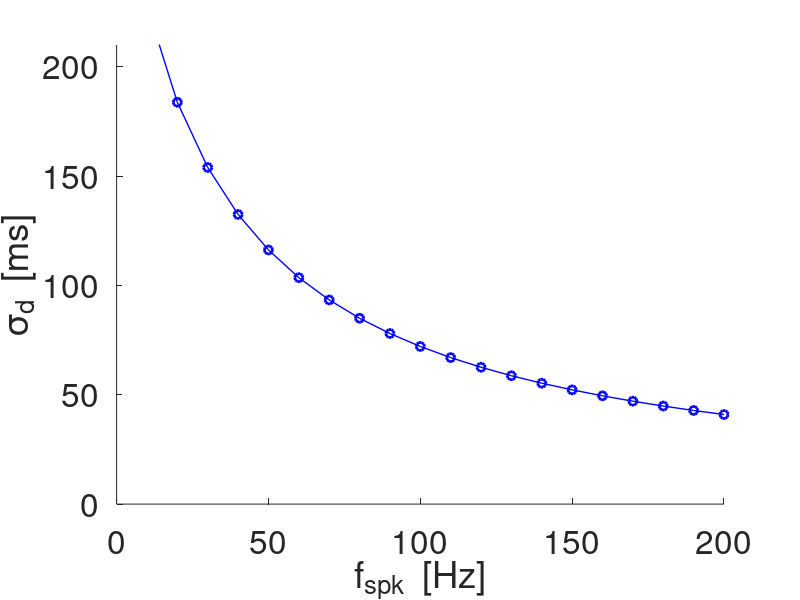
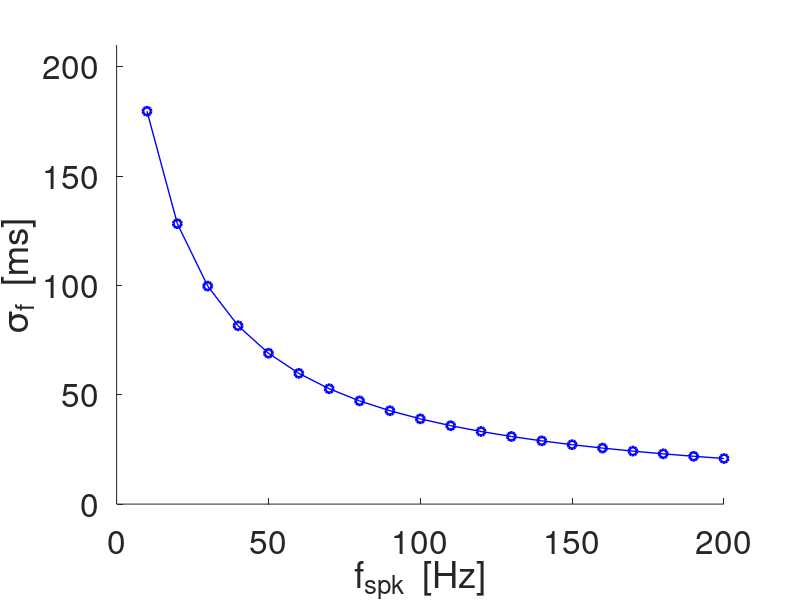
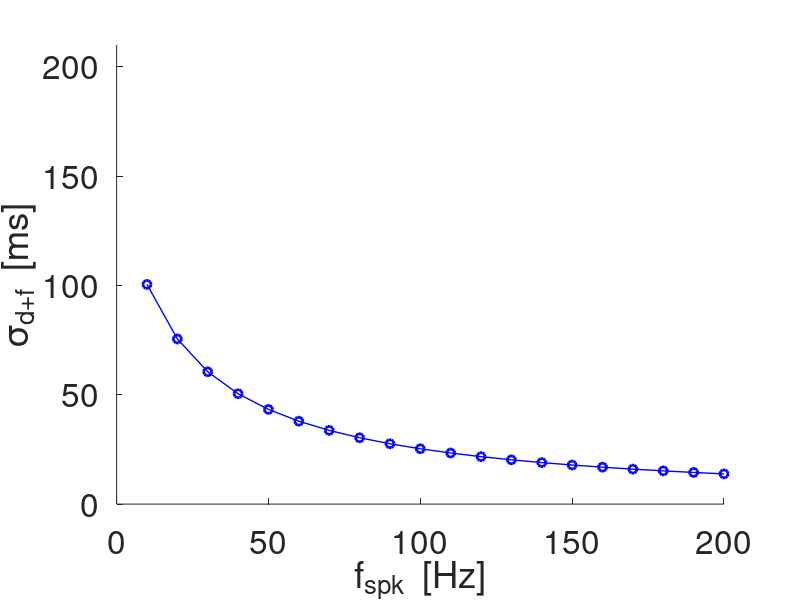
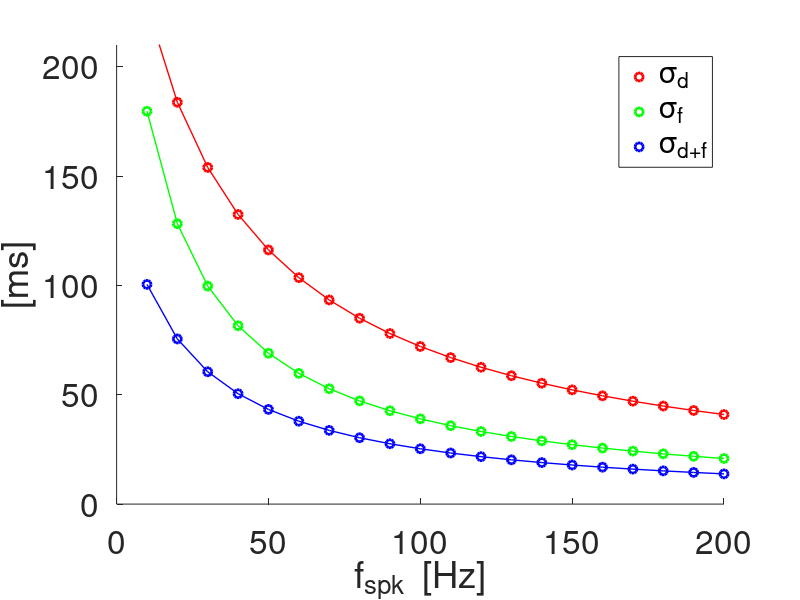

The MATLAB script that drew these images, in order:
% 2020-01-18

% Synaptic depression and facilitation models 
% (Dayan & Abbott, see Ermentrout & Terman book, Chapter 7) 

% Inherited from "SynapticShortTermPlasticity_ToyModels.m"

% Computes the recurrent sequences for X, Z and DeltaS=X*Z
% Analitical estimation of the parameters for the approximating functions
% F, G and H = F*G, in particular sgma_d and sgma_f (long-term depression
% and facilitation time scales.
% Expansion of H in sume of exponents and approximation of H by Hcut
% consisting of the three first terms of the sum of exponents disregarding
% the term combining sgma_d and sigma_fac, and leaving only the constant
% term and the terms including sgmadep (sgma_dep) and sgmafac (sgma_fac)
% separately.

% clearvars;
% close all;

KSE = 2;
           % 1: Single input frequency and set of parameters
           % 2: Range of input frequencies for representative values of 
           %    taudep and taufac (all other parameters fixed)

lightblueish = [.4 .6 .9];
lightcoral = [0.94 0.5 0.5];
lightgray = [.7 .7 .7];

% Parameters

taudec = 5;
taudep = 300;
taufac = 300;
adep = 0.1;
afac = 0.2;
Xinf = 1;
Zinf = 0;

% Time definitions

Tmax = 10000;
dt = 0.01;
t = 0:dt:Tmax;

if KSE == 1
    
    % Input spike definitions

    SpkFreqin = 80;
    SpkPerin = 1000/SpkFreqin;
    Nspk = floor(Tmax/SpkPerin);
    

    % Sequence of peaks computed from the analytical solutions to the
    % differential equations using the previous sequence values to generate the
    % current ones (instead of the previous values in the differential
    % equation discretization). 

    Dtatspkin = SpkPerin;
    Tspkmax = floor(Tmax/SpkPerin);
    tspk = [SpkPerin:SpkPerin:Tspkmax*SpkPerin];



    Pdep =  exp(-Dtatspkin/taudep);
    Pfac =  exp(-Dtatspkin/taufac);
    X = zeros(1,Tspkmax);
    Z = zeros(1,Tspkmax);
    Zaux = zeros(1,Tspkmax);
    X(1) = 1;
    Z(1) = afac;
    for j=1:Tspkmax-1
        X(j+1) = Xinf+((1-adep)*X(j)-Xinf)*Pdep;       
        Z(j+1) = (1-afac)*(Zinf+(Z(j)-Zinf)*Pfac)+afac;
    end
    DeltaS = X.*Z;
    jspk = floor(tspk/dt);
    Xfp = (1-Pdep)*Xinf/(1-(1-adep)*Pdep);
    Zfp = ((1-Pfac)*(1-afac)*Zinf+afac)/(1-(1-afac)*Pfac);

    % Approximation of the Peak sequences by the toy model functions
    % F = A+(1-A)*exp(-(t-tspk(1))/sigmadep)
    % G = B*(1-C*exp(-(t-tspk(1))/sigmadep)

    Fcut = 0.5*(X(1)-Xfp)+Xfp;
    for k=2:length(tspk)
        if X(k)<Fcut
            kaux = k;    
            break
        end
    end
    sgmadep = (tspk(kaux)-tspk(1))/log((1-Xfp)/(X(kaux)-Xfp));
    F = Xfp+(1-Xfp)*exp(-(tspk-tspk(1))/sgmadep);
    E_F = sum((X-F).^2);

    Gcut = 0.5*(Zfp-Z(1))+Z(1);
    for k=2:length(tspk)
        if Z(k)>Gcut
            kaux = k;    
            break
        end
    end

    C = 1-afac/Zfp;
    sgmafac = (tspk(kaux)-tspk(1))/log(Zfp*C/(Zfp-Z(kaux)));
    G = Zfp*(1-C*exp(-(tspk-tspk(1))/sgmafac));
    E_G = sum((Z-G).^2);

    H = F.*G;

    Hexpanded = Zfp*(Xfp-Xfp*C*exp(-(tspk-tspk(1))/sgmafac)+(1-Xfp)*exp(-(tspk-tspk(1))/sgmadep)-(1-Xfp)*C*exp(-(tspk-tspk(1))*(1/sgmadep+1/sgmafac)));
    Hcut = Zfp*(Xfp-Xfp*C*exp(-(tspk-tspk(1))/sgmafac)+(1-Xfp)*exp(-(tspk-tspk(1))/sgmadep));

    [taudep sgmadep taufac sgmafac E_F E_G]

    figure
    hold on
    plot(tspk,F,'-r','linewidth',2);
    plot(tspk,G,'-g','linewidth',2);
    plot(tspk,H,'-b','linewidth',2);
    plot(tspk,X,'or','linewidth',1);
    plot(tspk,Z,'og','linewidth',1);
    plot(tspk,DeltaS,'ob','linewidth',1);
    axis([0 Tmax 0  1.1]);
    legend('X_n','Z_n','\DeltaS_n')
    set(gca,'fontsize',24);
    xlabel('t  [ms]');
elseif KSE == 2
    
    % Input spike definitions

    SpkFreqinmin = 10;
    SpkFreqinmax = 200;
    DeltaSpkFreqin = 10;
    SpkFreqin = SpkFreqinmin:DeltaSpkFreqin:SpkFreqinmax;
    
    sgmadep = zeros(1,length(SpkFreqin));
    sgmafac = zeros(1,length(SpkFreqin));
    E_F = zeros(1,length(SpkFreqin));
    E_G = zeros(1,length(SpkFreqin));
    
    auxerror = 0;
    
    for l=1:length(SpkFreqin)
        
        SpkPerin = 1000/SpkFreqin(l);
        Nspk = floor(Tmax/SpkPerin);
        
        % Sequence of peaks computed from the analytical solutions to the
        % differential equations using the previous sequence values to generate the
        % current ones (instead of the previous values in the differential
        % equation discretization). 

        Dtatspkin = SpkPerin;
        Tspkmax = floor(Tmax/SpkPerin);
        tspk = SpkPerin:SpkPerin:Tspkmax*SpkPerin;



        Pdep =  exp(-Dtatspkin/taudep);
        Pfac =  exp(-Dtatspkin/taufac);
        X = zeros(1,Tspkmax);
        Z = zeros(1,Tspkmax);
        Zaux = zeros(1,Tspkmax);
        X(1) = 1;
        Z(1) = afac;
        for j=1:Tspkmax-1
            X(j+1) = Xinf+((1-adep)*X(j)-Xinf)*Pdep;       
            Z(j+1) = (1-afac)*(Zinf+(Z(j)-Zinf)*Pfac)+afac;
        end
        DeltaS = X.*Z;
        jspk = floor(tspk/dt);
        Xfp = (1-Pdep)*Xinf/(1-(1-adep)*Pdep);
        Zfp = ((1-Pfac)*(1-afac)*Zinf+afac)/(1-(1-afac)*Pfac);

        % Approximation of the Peak sequences by the toy model functions
        % F = A+(1-A)*exp(-(t-tspk(1))/sigmadep)
        % G = B*(1-C*exp(-(t-tspk(1))/sigmadep)

        Fcut = 0.5*(X(1)-Xfp)+Xfp;
        for k=2:length(tspk)
            if X(k)<Fcut
                kaux = k;    
                break
            end
        end
        sgmadep(l) = (tspk(kaux)-tspk(1))/log((1-Xfp)/(X(kaux)-Xfp));
        F = Xfp+(1-Xfp)*exp(-(tspk-tspk(1))/sgmadep(l));
        E_F(l) = sum((X-F).^2);

        Gcut = 0.5*(Zfp-Z(1))+Z(1);
        for k=2:length(tspk)
            if Z(k)>Gcut
                kaux = k;    
                break
            end
        end

        C = 1-afac/Zfp;
        sgmafac(l) = (tspk(kaux)-tspk(1))/log(Zfp*C/(Zfp-Z(kaux)));
        G = Zfp*(1-C*exp(-(tspk-tspk(1))/sgmafac(l)));
        E_G(l) = sum((Z-G).^2);

        if E_F(l) > 1.0e-20
            fprintf('E_F too big \n')
            auxerror = 1;
        end
        if E_G(l) > 1.0e-20
            fprintf('E_G too big \n')     
            auxerror = 1;
        end
        
    end
    
    sgmadepfac = 1./(1./sgmadep+1./sgmafac);
    
    [taudep taufac adep afac]
    
    [SpkFreqin' sgmadep' sgmafac' E_F' E_G']
    
    if auxerror == 1
        fprintf('E_F or E_G too big: check! \n')
    end
    
    
    figure
    hold on
    plot(SpkFreqin,sgmadep,'ob','linewidth',2);    
    plot(SpkFreqin,sgmadep,'-b','linewidth',1);    
    axis([0 SpkFreqinmax 0  210]);    
    set(gca,'fontsize',24);
    xlabel('f_{spk}  [Hz]');
    ylabel('\sigma_d  [ms]');
    
    figure
    hold on
    plot(SpkFreqin,sgmafac,'ob','linewidth',2);    
    plot(SpkFreqin,sgmafac,'-b','linewidth',1);    
    axis([0 SpkFreqinmax 0  210]);    
    set(gca,'fontsize',24);
    xlabel('f_{spk}  [Hz]');
    ylabel('\sigma_f  [ms]');
    
    figure
    hold on
    plot(SpkFreqin,sgmadepfac,'ob','linewidth',2);    
    plot(SpkFreqin,sgmadepfac,'-b','linewidth',1);    
    axis([0 SpkFreqinmax 0  210]);    
    set(gca,'fontsize',24);
    xlabel('f_{spk}  [Hz]');
    ylabel('\sigma_{d+f}  [ms]');
    
    figure
    hold on
    plot(SpkFreqin,sgmadep,'or','linewidth',2);
    plot(SpkFreqin,sgmafac,'og','linewidth',2);
    plot(SpkFreqin,sgmadepfac,'ob','linewidth',2);
    plot(SpkFreqin,sgmadep,'-r','linewidth',1);
    plot(SpkFreqin,sgmafac,'-g','linewidth',1);
    plot(SpkFreqin,sgmadepfac,'-b','linewidth',1);
    axis([0 SpkFreqinmax 0  210]);
    legend('\sigma_{d}','\sigma_f','\sigma_{d+f}')
    set(gca,'fontsize',24);
    xlabel('f_{spk}  [Hz]');
    ylabel('[ms]');
    
end
